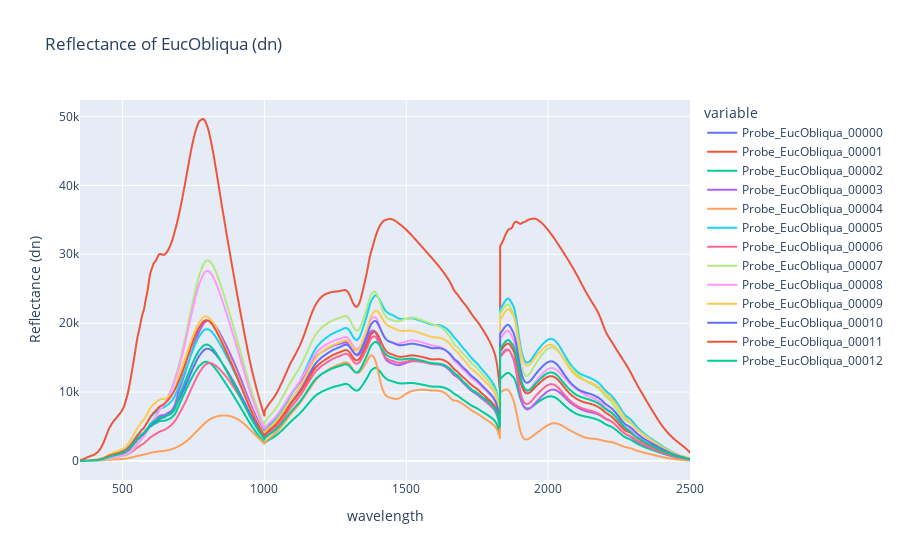

The notebook cell saved with this chart:
### Code cell
px.line(probe_df.data[group], title=f'Reflectance of {target} (dn)', labels={'index': 'Wavelength (nm)', 'value': 'Reflectance (dn)'})

### Figure 1 — Plotly figure (JSON) as saved in the notebook; plotly's stock layout.template omitted (floating-point values rounded to 4 significant figures; data arrays with more than 128 entries replaced by an {"elided": "..."} marker saying what was removed)
{"data": [{"hovertemplate": "variable=Probe_EucObliqua_00000<br>wavelength=%{x}<br>Reflectance (dn)=%{y}<extra></extra>", "legendgroup": "Probe_EucObliqua_00000", "line": {"color": "#636efa", "dash": "solid"}, "marker": {"symbol": "circle"}, "mode": "lines", "name": "Probe_EucObliqua_00000", "showlegend": true, "type": "scattergl", "x": {"elided": "2151 int values"}, "xaxis": "x", "y": {"elided": "2151 float values"}, "yaxis": "y"}, {"hovertemplate": "variable=Probe_EucObliqua_00001<br>wavelength=%{x}<br>Reflectance (dn)=%{y}<extra></extra>", "legendgroup": "Probe_EucObliqua_00001", "line": {"color": "#EF553B", "dash": "solid"}, "marker": {"symbol": "circle"}, "mode": "lines", "name": "Probe_EucObliqua_00001", "showlegend": true, "type": "scattergl", "x": {"elided": "2151 int values"}, "xaxis": "x", "y": {"elided": "2151 float values"}, "yaxis": "y"}, {"hovertemplate": "variable=Probe_EucObliqua_00002<br>wavelength=%{x}<br>Reflectance (dn)=%{y}<extra></extra>", "legendgroup": "Probe_EucObliqua_00002", "line": {"color": "#00cc96", "dash": "solid"}, "marker": {"symbol": "circle"}, "mode": "lines", "name": "Probe_EucObliqua_00002", "showlegend": true, "type": "scattergl", "x": {"elided": "2151 int values"}, "xaxis": "x", "y": {"elided": "2151 float values"}, "yaxis": "y"}, {"hovertemplate": "variable=Probe_EucObliqua_00003<br>wavelength=%{x}<br>Reflectance (dn)=%{y}<extra></extra>", "legendgroup": "Probe_EucObliqua_00003", "line": {"color": "#ab63fa", "dash": "solid"}, "marker": {"symbol": "circle"}, "mode": "lines", "name": "Probe_EucObliqua_00003", "showlegend": true, "type": "scattergl", "x": {"elided": "2151 int values"}, "xaxis": "x", "y": {"elided": "2151 float values"}, "yaxis": "y"}, {"hovertemplate": "variable=Probe_EucObliqua_00004<br>wavelength=%{x}<br>Reflectance (dn)=%{y}<extra></extra>", "legendgroup": "Probe_EucObliqua_00004", "line": {"color": "#FFA15A", "dash": "solid"}, "marker": {"symbol": "circle"}, "mode": "lines", "name": "Probe_EucObliqua_00004", "showlegend": true, "type": "scattergl", "x": {"elided": "2151 int values"}, "xaxis": "x", "y": {"elided": "2151 float values"}, "yaxis": "y"}, {"hovertemplate": "variable=Probe_EucObliqua_00005<br>wavelength=%{x}<br>Reflectance (dn)=%{y}<extra></extra>", "legendgroup": "Probe_EucObliqua_00005", "line": {"color": "#19d3f3", "dash": "solid"}, "marker": {"symbol": "circle"}, "mode": "lines", "name": "Probe_EucObliqua_00005", "showlegend": true, "type": "scattergl", "x": {"elided": "2151 int values"}, "xaxis": "x", "y": {"elided": "2151 float values"}, "yaxis": "y"}, {"hovertemplate": "variable=Probe_EucObliqua_00006<br>wavelength=%{x}<br>Reflectance (dn)=%{y}<extra></extra>", "legendgroup": "Probe_EucObliqua_00006", "line": {"color": "#FF6692", "dash": "solid"}, "marker": {"symbol": "circle"}, "mode": "lines", "name": "Probe_EucObliqua_00006", "showlegend": true, "type": "scattergl", "x": {"elided": "2151 int values"}, "xaxis": "x", "y": {"elided": "2151 float values"}, "yaxis": "y"}, {"hovertemplate": "variable=Probe_EucObliqua_00007<br>wavelength=%{x}<br>Reflectance (dn)=%{y}<extra></extra>", "legendgroup": "Probe_EucObliqua_00007", "line": {"color": "#B6E880", "dash": "solid"}, "marker": {"symbol": "circle"}, "mode": "lines", "name": "Probe_EucObliqua_00007", "showlegend": true, "type": "scattergl", "x": {"elided": "2151 int values"}, "xaxis": "x", "y": {"elided": "2151 float values"}, "yaxis": "y"}, {"hovertemplate": "variable=Probe_EucObliqua_00008<br>wavelength=%{x}<br>Reflectance (dn)=%{y}<extra></extra>", "legendgroup": "Probe_EucObliqua_00008", "line": {"color": "#FF97FF", "dash": "solid"}, "marker": {"symbol": "circle"}, "mode": "lines", "name": "Probe_EucObliqua_00008", "showlegend": true, "type": "scattergl", "x": {"elided": "2151 int values"}, "xaxis": "x", "y": {"elided": "2151 float values"}, "yaxis": "y"}, {"hovertemplate": "variable=Probe_EucObliqua_00009<br>wavelength=%{x}<br>Reflectance (dn)=%{y}<extra></extra>", "legendgroup": "Probe_EucObliqua_00009", "line": {"color": "#FECB52", "dash": "solid"}, "marker": {"symbol": "circle"}, "mode": "lines", "name": "Probe_EucObliqua_00009", "showlegend": true, "type": "scattergl", "x": {"elided": "2151 int values"}, "xaxis": "x", "y": {"elided": "2151 float values"}, "yaxis": "y"}, {"hovertemplate": "variable=Probe_EucObliqua_00010<br>wavelength=%{x}<br>Reflectance (dn)=%{y}<extra></extra>", "legendgroup": "Probe_EucObliqua_00010", "line": {"color": "#636efa", "dash": "solid"}, "marker": {"symbol": "circle"}, "mode": "lines", "name": "Probe_EucObliqua_00010", "showlegend": true, "type": "scattergl", "x": {"elided": "2151 int values"}, "xaxis": "x", "y": {"elided": "2151 float values"}, "yaxis": "y"}, {"hovertemplate": "variable=Probe_EucObliqua_00011<br>wavelength=%{x}<br>Reflectance (dn)=%{y}<extra></extra>", "legendgroup": "Probe_EucObliqua_00011", "line": {"color": "#EF553B", "dash": "solid"}, "marker": {"symbol": "circle"}, "mode": "lines", "name": "Probe_EucObliqua_00011", "showlegend": true, "type": "scattergl", "x": {"elided": "2151 int values"}, "xaxis": "x", "y": {"elided": "2151 float values"}, "yaxis": "y"}, {"hovertemplate": "variable=Probe_EucObliqua_00012<br>wavelength=%{x}<br>Reflectance (dn)=%{y}<extra></extra>", "legendgroup": "Probe_EucObliqua_00012", "line": {"color": "#00cc96", "dash": "solid"}, "marker": {"symbol": "circle"}, "mode": "lines", "name": "Probe_EucObliqua_00012", "showlegend": true, "type": "scattergl", "x": {"elided": "2151 int values"}, "xaxis": "x", "y": {"elided": "2151 float values"}, "yaxis": "y"}], "layout": {"legend": {"title": {"text": "variable"}, "tracegroupgap": 0}, "title": {"text": "Reflectance of EucObliqua (dn)"}, "xaxis": {"anchor": "y", "domain": [0, 1], "title": {"text": "wavelength"}}, "yaxis": {"anchor": "x", "domain": [0, 1], "title": {"text": "Reflectance (dn)"}}}}
